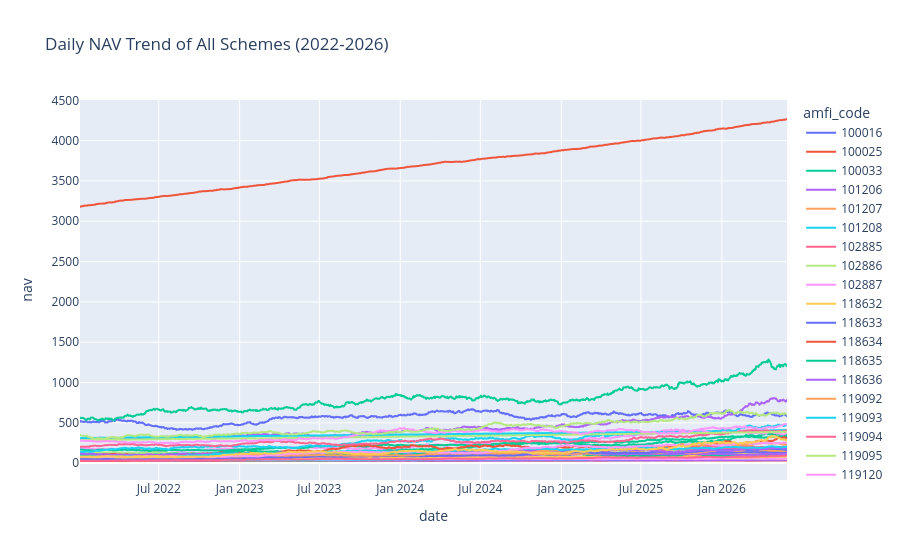

The notebook cell this image was saved under:
### Code cell
import plotly.express as px

fig = px.line(
    nav,
    x='date',
    y='nav',
    color='amfi_code',
    title='Daily NAV Trend of All Schemes (2022-2026)'
)

fig.show()

### Figure 1 — Plotly figure (JSON) as saved in the notebook; plotly's stock layout.template omitted (floating-point values rounded to 4 significant figures; data arrays with more than 128 entries replaced by an {"elided": "..."} marker saying what was removed)
{"data": [{"hovertemplate": "amfi_code=100016<br>date=%{x}<br>nav=%{y}<extra></extra>", "legendgroup": "100016", "line": {"color": "#636efa", "dash": "solid"}, "marker": {"symbol": "circle"}, "mode": "lines", "name": "100016", "showlegend": true, "type": "scattergl", "x": {"elided": "1150 str values"}, "xaxis": "x", "y": {"elided": "1150 float values"}, "yaxis": "y"}, {"hovertemplate": "amfi_code=100025<br>date=%{x}<br>nav=%{y}<extra></extra>", "legendgroup": "100025", "line": {"color": "#EF553B", "dash": "solid"}, "marker": {"symbol": "circle"}, "mode": "lines", "name": "100025", "showlegend": true, "type": "scattergl", "x": {"elided": "1150 str values"}, "xaxis": "x", "y": {"elided": "1150 float values"}, "yaxis": "y"}, {"hovertemplate": "amfi_code=100033<br>date=%{x}<br>nav=%{y}<extra></extra>", "legendgroup": "100033", "line": {"color": "#00cc96", "dash": "solid"}, "marker": {"symbol": "circle"}, "mode": "lines", "name": "100033", "showlegend": true, "type": "scattergl", "x": {"elided": "1150 str values"}, "xaxis": "x", "y": {"elided": "1150 float values"}, "yaxis": "y"}, {"hovertemplate": "amfi_code=101206<br>date=%{x}<br>nav=%{y}<extra></extra>", "legendgroup": "101206", "line": {"color": "#ab63fa", "dash": "solid"}, "marker": {"symbol": "circle"}, "mode": "lines", "name": "101206", "showlegend": true, "type": "scattergl", "x": {"elided": "1150 str values"}, "xaxis": "x", "y": {"elided": "1150 float values"}, "yaxis": "y"}, {"hovertemplate": "amfi_code=101207<br>date=%{x}<br>nav=%{y}<extra></extra>", "legendgroup": "101207", "line": {"color": "#FFA15A", "dash": "solid"}, "marker": {"symbol": "circle"}, "mode": "lines", "name": "101207", "showlegend": true, "type": "scattergl", "x": {"elided": "1150 str values"}, "xaxis": "x", "y": {"elided": "1150 float values"}, "yaxis": "y"}, {"hovertemplate": "amfi_code=101208<br>date=%{x}<br>nav=%{y}<extra></extra>", "legendgroup": "101208", "line": {"color": "#19d3f3", "dash": "solid"}, "marker": {"symbol": "circle"}, "mode": "lines", "name": "101208", "showlegend": true, "type": "scattergl", "x": {"elided": "1150 str values"}, "xaxis": "x", "y": {"elided": "1150 float values"}, "yaxis": "y"}, {"hovertemplate": "amfi_code=102885<br>date=%{x}<br>nav=%{y}<extra></extra>", "legendgroup": "102885", "line": {"color": "#FF6692", "dash": "solid"}, "marker": {"symbol": "circle"}, "mode": "lines", "name": "102885", "showlegend": true, "type": "scattergl", "x": {"elided": "1150 str values"}, "xaxis": "x", "y": {"elided": "1150 float values"}, "yaxis": "y"}, {"hovertemplate": "amfi_code=102886<br>date=%{x}<br>nav=%{y}<extra></extra>", "legendgroup": "102886", "line": {"color": "#B6E880", "dash": "solid"}, "marker": {"symbol": "circle"}, "mode": "lines", "name": "102886", "showlegend": true, "type": "scattergl", "x": {"elided": "1150 str values"}, "xaxis": "x", "y": {"elided": "1150 float values"}, "yaxis": "y"}, {"hovertemplate": "amfi_code=102887<br>date=%{x}<br>nav=%{y}<extra></extra>", "legendgroup": "102887", "line": {"color": "#FF97FF", "dash": "solid"}, "marker": {"symbol": "circle"}, "mode": "lines", "name": "102887", "showlegend": true, "type": "scattergl", "x": {"elided": "1150 str values"}, "xaxis": "x", "y": {"elided": "1150 float values"}, "yaxis": "y"}, {"hovertemplate": "amfi_code=118632<br>date=%{x}<br>nav=%{y}<extra></extra>", "legendgroup": "118632", "line": {"color": "#FECB52", "dash": "solid"}, "marker": {"symbol": "circle"}, "mode": "lines", "name": "118632", "showlegend": true, "type": "scattergl", "x": {"elided": "1150 str values"}, "xaxis": "x", "y": {"elided": "1150 float values"}, "yaxis": "y"}, {"hovertemplate": "amfi_code=118633<br>date=%{x}<br>nav=%{y}<extra></extra>", "legendgroup": "118633", "line": {"color": "#636efa", "dash": "solid"}, "marker": {"symbol": "circle"}, "mode": "lines", "name": "118633", "showlegend": true, "type": "scattergl", "x": {"elided": "1150 str values"}, "xaxis": "x", "y": {"elided": "1150 float values"}, "yaxis": "y"}, {"hovertemplate": "amfi_code=118634<br>date=%{x}<br>nav=%{y}<extra></extra>", "legendgroup": "118634", "line": {"color": "#EF553B", "dash": "solid"}, "marker": {"symbol": "circle"}, "mode": "lines", "name": "118634", "showlegend": true, "type": "scattergl", "x": {"elided": "1150 str values"}, "xaxis": "x", "y": {"elided": "1150 float values"}, "yaxis": "y"}, {"hovertemplate": "amfi_code=118635<br>date=%{x}<br>nav=%{y}<extra></extra>", "legendgroup": "118635", "line": {"color": "#00cc96", "dash": "solid"}, "marker": {"symbol": "circle"}, "mode": "lines", "name": "118635", "showlegend": true, "type": "scattergl", "x": {"elided": "1150 str values"}, "xaxis": "x", "y": {"elided": "1150 float values"}, "yaxis": "y"}, {"hovertemplate": "amfi_code=118636<br>date=%{x}<br>nav=%{y}<extra></extra>", "legendgroup": "118636", "line": {"color": "#ab63fa", "dash": "solid"}, "marker": {"symbol": "circle"}, "mode": "lines", "name": "118636", "showlegend": true, "type": "scattergl", "x": {"elided": "1150 str values"}, "xaxis": "x", "y": {"elided": "1150 float values"}, "yaxis": "y"}, {"hovertemplate": "amfi_code=119092<br>date=%{x}<br>nav=%{y}<extra></extra>", "legendgroup": "119092", "line": {"color": "#FFA15A", "dash": "solid"}, "marker": {"symbol": "circle"}, "mode": "lines", "name": "119092", "showlegend": true, "type": "scattergl", "x": {"elided": "1150 str values"}, "xaxis": "x", "y": {"elided": "1150 float values"}, "yaxis": "y"}, {"hovertemplate": "amfi_code=119093<br>date=%{x}<br>nav=%{y}<extra></extra>", "legendgroup": "119093", "line": {"color": "#19d3f3", "dash": "solid"}, "marker": {"symbol": "circle"}, "mode": "lines", "name": "119093", "showlegend": true, "type": "scattergl", "x": {"elided": "1150 str values"}, "xaxis": "x", "y": {"elided": "1150 float values"}, "yaxis": "y"}, {"hovertemplate": "amfi_code=119094<br>date=%{x}<br>nav=%{y}<extra></extra>", "legendgroup": "119094", "line": {"color": "#FF6692", "dash": "solid"}, "marker": {"symbol": "circle"}, "mode": "lines", "name": "119094", "showlegend": true, "type": "scattergl", "x": {"elided": "1150 str values"}, "xaxis": "x", "y": {"elided": "1150 float values"}, "yaxis": "y"}, {"hovertemplate": "amfi_code=119095<br>date=%{x}<br>nav=%{y}<extra></extra>", "legendgroup": "119095", "line": {"color": "#B6E880", "dash": "solid"}, "marker": {"symbol": "circle"}, "mode": "lines", "name": "119095", "showlegend": true, "type": "scattergl", "x": {"elided": "1150 str values"}, "xaxis": "x", "y": {"elided": "1150 float values"}, "yaxis": "y"}, {"hovertemplate": "amfi_code=119120<br>date=%{x}<br>nav=%{y}<extra></extra>", "legendgroup": "119120", "line": {"color": "#FF97FF", "dash": "solid"}, "marker": {"symbol": "circle"}, "mode": "lines", "name": "119120", "showlegend": true, "type": "scattergl", "x": {"elided": "1150 str values"}, "xaxis": "x", "y": {"elided": "1150 float values"}, "yaxis": "y"}, {"hovertemplate": "amfi_code=119551<br>date=%{x}<br>nav=%{y}<extra></extra>", "legendgroup": "119551", "line": {"color": "#FECB52", "dash": "solid"}, "marker": {"symbol": "circle"}, "mode": "lines", "name": "119551", "showlegend": true, "type": "scattergl", "x": {"elided": "1150 str values"}, "xaxis": "x", "y": {"elided": "1150 float values"}, "yaxis": "y"}, {"hovertemplate": "amfi_code=119552<br>date=%{x}<br>nav=%{y}<extra></extra>", "legendgroup": "119552", "line": {"color": "#636efa", "dash": "solid"}, "marker": {"symbol": "circle"}, "mode": "lines", "name": "119552", "showlegend": true, "type": "scattergl", "x": {"elided": "1150 str values"}, "xaxis": "x", "y": {"elided": "1150 float values"}, "yaxis": "y"}, {"hovertemplate": "amfi_code=119598<br>date=%{x}<br>nav=%{y}<extra></extra>", "legendgroup": "119598", "line": {"color": "#EF553B", "dash": "solid"}, "marker": {"symbol": "circle"}, "mode": "lines", "name": "119598", "showlegend": true, "type": "scattergl", "x": {"elided": "1150 str values"}, "xaxis": "x", "y": {"elided": "1150 float values"}, "yaxis": "y"}, {"hovertemplate": "amfi_code=119599<br>date=%{x}<br>nav=%{y}<extra></extra>", "legendgroup": "119599", "line": {"color": "#00cc96", "dash": "solid"}, "marker": {"symbol": "circle"}, "mode": "lines", "name": "119599", "showlegend": true, "type": "scattergl", "x": {"elided": "1150 str values"}, "xaxis": "x", "y": {"elided": "1150 float values"}, "yaxis": "y"}, {"hovertemplate": "amfi_code=120503<br>date=%{x}<br>nav=%{y}<extra></extra>", "legendgroup": "120503", "line": {"color": "#ab63fa", "dash": "solid"}, "marker": {"symbol": "circle"}, "mode": "lines", "name": "120503", "showlegend": true, "type": "scattergl", "x": {"elided": "1150 str values"}, "xaxis": "x", "y": {"elided": "1150 float values"}, "yaxis": "y"}, {"hovertemplate": "amfi_code=120504<br>date=%{x}<br>nav=%{y}<extra></extra>", "legendgroup": "120504", "line": {"color": "#FFA15A", "dash": "solid"}, "marker": {"symbol": "circle"}, "mode": "lines", "name": "120504", "showlegend": true, "type": "scattergl", "x": {"elided": "1150 str values"}, "xaxis": "x", "y": {"elided": "1150 float values"}, "yaxis": "y"}, {"hovertemplate": "amfi_code=120505<br>date=%{x}<br>nav=%{y}<extra></extra>", "legendgroup": "120505", "line": {"color": "#19d3f3", "dash": "solid"}, "marker": {"symbol": "circle"}, "mode": "lines", "name": "120505", "showlegend": true, "type": "scattergl", "x": {"elided": "1150 str values"}, "xaxis": "x", "y": {"elided": "1150 float values"}, "yaxis": "y"}, {"hovertemplate": "amfi_code=120506<br>date=%{x}<br>nav=%{y}<extra></extra>", "legendgroup": "120506", "line": {"color": "#FF6692", "dash": "solid"}, "marker": {"symbol": "circle"}, "mode": "lines", "name": "120506", "showlegend": true, "type": "scattergl", "x": {"elided": "1150 str values"}, "xaxis": "x", "y": {"elided": "1150 float values"}, "yaxis": "y"}, {"hovertemplate": "amfi_code=120507<br>date=%{x}<br>nav=%{y}<extra></extra>", "legendgroup": "120507", "line": {"color": "#B6E880", "dash": "solid"}, "marker": {"symbol": "circle"}, "mode": "lines", "name": "120507", "showlegend": true, "type": "scattergl", "x": {"elided": "1150 str values"}, "xaxis": "x", "y": {"elided": "1150 float values"}, "yaxis": "y"}, {"hovertemplate": "amfi_code=120841<br>date=%{x}<br>nav=%{y}<extra></extra>", "legendgroup": "120841", "line": {"color": "#FF97FF", "dash": "solid"}, "marker": {"symbol": "circle"}, "mode": "lines", "name": "120841", "showlegend": true, "type": "scattergl", "x": {"elided": "1150 str values"}, "xaxis": "x", "y": {"elided": "1150 float values"}, "yaxis": "y"}, {"hovertemplate": "amfi_code=120842<br>date=%{x}<br>nav=%{y}<extra></extra>", "legendgroup": "120842", "line": {"color": "#FECB52", "dash": "solid"}, "marker": {"symbol": "circle"}, "mode": "lines", "name": "120842", "showlegend": true, "type": "scattergl", "x": {"elided": "1150 str values"}, "xaxis": "x", "y": {"elided": "1150 float values"}, "yaxis": "y"}, {"hovertemplate": "amfi_code=120843<br>date=%{x}<br>nav=%{y}<extra></extra>", "legendgroup": "120843", "line": {"color": "#636efa", "dash": "solid"}, "marker": {"symbol": "circle"}, "mode": "lines", "name": "120843", "showlegend": true, "type": "scattergl", "x": {"elided": "1150 str values"}, "xaxis": "x", "y": {"elided": "1150 float values"}, "yaxis": "y"}, {"hovertemplate": "amfi_code=120844<br>date=%{x}<br>nav=%{y}<extra></extra>", "legendgroup": "120844", "line": {"color": "#EF553B", "dash": "solid"}, "marker": {"symbol": "circle"}, "mode": "lines", "name": "120844", "showlegend": true, "type": "scattergl", "x": {"elided": "1150 str values"}, "xaxis": "x", "y": {"elided": "1150 float values"}, "yaxis": "y"}, {"hovertemplate": "amfi_code=125497<br>date=%{x}<br>nav=%{y}<extra></extra>", "legendgroup": "125497", "line": {"color": "#00cc96", "dash": "solid"}, "marker": {"symbol": "circle"}, "mode": "lines", "name": "125497", "showlegend": true, "type": "scattergl", "x": {"elided": "1150 str values"}, "xaxis": "x", "y": {"elided": "1150 float values"}, "yaxis": "y"}, {"hovertemplate": "amfi_code=125498<br>date=%{x}<br>nav=%{y}<extra></extra>", "legendgroup": "125498", "line": {"color": "#ab63fa", "dash": "solid"}, "marker": {"symbol": "circle"}, "mode": "lines", "name": "125498", "showlegend": true, "type": "scattergl", "x": {"elided": "1150 str values"}, "xaxis": "x", "y": {"elided": "1150 float values"}, "yaxis": "y"}, {"hovertemplate": "amfi_code=148567<br>date=%{x}<br>nav=%{y}<extra></extra>", "legendgroup": "148567", "line": {"color": "#FFA15A", "dash": "solid"}, "marker": {"symbol": "circle"}, "mode": "lines", "name": "148567", "showlegend": true, "type": "scattergl", "x": {"elided": "1150 str values"}, "xaxis": "x", "y": {"elided": "1150 float values"}, "yaxis": "y"}, {"hovertemplate": "amfi_code=148568<br>date=%{x}<br>nav=%{y}<extra></extra>", "legendgroup": "148568", "line": {"color": "#19d3f3", "dash": "solid"}, "marker": {"symbol": "circle"}, "mode": "lines", "name": "148568", "showlegend": true, "type": "scattergl", "x": {"elided": "1150 str values"}, "xaxis": "x", "y": {"elided": "1150 float values"}, "yaxis": "y"}, {"hovertemplate": "amfi_code=148569<br>date=%{x}<br>nav=%{y}<extra></extra>", "legendgroup": "148569", "line": {"color": "#FF6692", "dash": "solid"}, "marker": {"symbol": "circle"}, "mode": "lines", "name": "148569", "showlegend": true, "type": "scattergl", "x": {"elided": "1150 str values"}, "xaxis": "x", "y": {"elided": "1150 float values"}, "yaxis": "y"}, {"hovertemplate": "amfi_code=149322<br>date=%{x}<br>nav=%{y}<extra></extra>", "legendgroup": "149322", "line": {"color": "#B6E880", "dash": "solid"}, "marker": {"symbol": "circle"}, "mode": "lines", "name": "149322", "showlegend": true, "type": "scattergl", "x": {"elided": "1150 str values"}, "xaxis": "x", "y": {"elided": "1150 float values"}, "yaxis": "y"}, {"hovertemplate": "amfi_code=149323<br>date=%{x}<br>nav=%{y}<extra></extra>", "legendgroup": "149323", "line": {"color": "#FF97FF", "dash": "solid"}, "marker": {"symbol": "circle"}, "mode": "lines", "name": "149323", "showlegend": true, "type": "scattergl", "x": {"elided": "1150 str values"}, "xaxis": "x", "y": {"elided": "1150 float values"}, "yaxis": "y"}, {"hovertemplate": "amfi_code=149324<br>date=%{x}<br>nav=%{y}<extra></extra>", "legendgroup": "149324", "line": {"color": "#FECB52", "dash": "solid"}, "marker": {"symbol": "circle"}, "mode": "lines", "name": "149324", "showlegend": true, "type": "scattergl", "x": {"elided": "1150 str values"}, "xaxis": "x", "y": {"elided": "1150 float values"}, "yaxis": "y"}], "layout": {"legend": {"title": {"text": "amfi_code"}, "tracegroupgap": 0}, "title": {"text": "Daily NAV Trend of All Schemes (2022-2026)"}, "xaxis": {"anchor": "y", "domain": [0, 1], "title": {"text": "date"}}, "yaxis": {"anchor": "x", "domain": [0, 1], "title": {"text": "nav"}}}}
